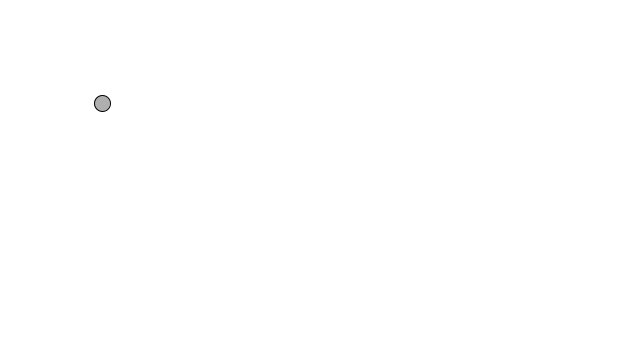
Frame 1 (no input)
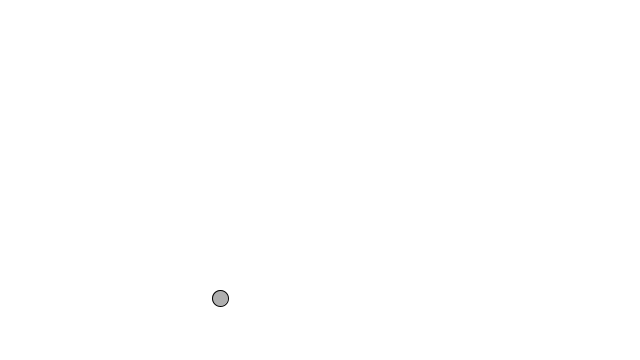
Frame 60 (the mouse pressed at the canvas centre just before this capture)
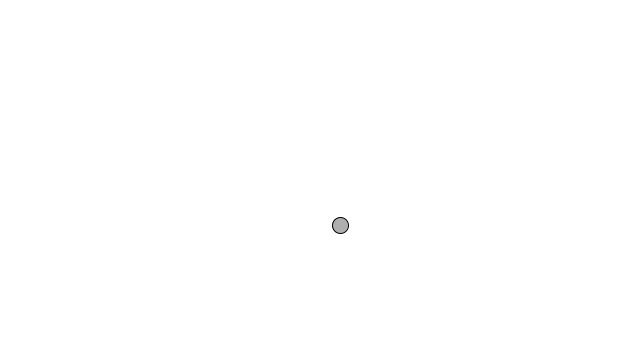
Frame 120 (the mouse held since frame 60 and released just before this capture)

The Processing sketch that drew these frames (run headless with seeded random() and noise(); from frame 60 on, the mouse is pressed at the canvas centre):

// Processing sketch: c4_bouncing
// ── c4_bouncing.pde
float x = 100;
float y = 100;
float xspeed = 2;
float yspeed = 3.3;

void setup() 
{
  size(640,360);
  background(255);
}

void draw() 
{
  background(255);

  // Move the ball according to its speed.
  x = x + xspeed;
  // todo 1: add y-axis implementation
  y = y+yspeed;
  
  // Check for bouncing.
  if ((x > width) || (x < 0)) {
    xspeed = xspeed * -1;
  }
  // todo 1: add y-axis implementation
  if ((y > height) || (y < 0)) {
    yspeed = yspeed * -1;
  }

  stroke(0);
  fill(175);
  // Display the ball at the location (x,y).
  ellipse(x,y,16,16);
}
